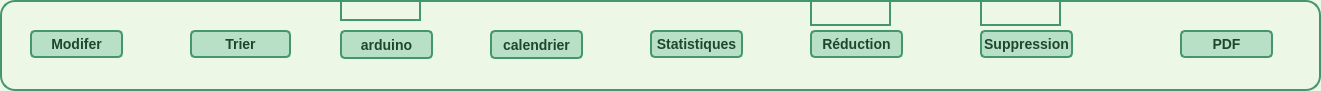
       <widget class="QFrame" name="frame_213">
        <property name="geometry">
         <rect>
          <x>200</x>
          <y>660</y>
          <width>1321</width>
          <height>91</height>
         </rect>
        </property>
        <property name="styleSheet">
         <string notr="true">background-color: #edf7e6;         /* Light green inside background */
border: 2px solid rgb(68, 150, 109); /* Green border */
border-radius: 15px;                /* Rounded corners with 15px radius */
</string>
        </property>
        <property name="frameShape">
         <enum>QFrame::Shape::StyledPanel</enum>
        </property>
        <property name="frameShadow">
         <enum>QFrame::Shadow::Raised</enum>
        </property>
        <widget class="QPushButton" name="ModifierCommande">
         <property name="geometry">
          <rect>
           <x>30</x>
           <y>30</y>
           <width>93</width>
           <height>28</height>
          </rect>
         </property>
         <property name="styleSheet">
          <string notr="true">QPushButton {
    background-color: #b8e0c7;
    color: #1f472e;
    font-family: &quot;Roboto&quot;, sans-serif;
    font-size: 14px;
    font-weight: bold; /* texte en gras */
    border-radius: 5px; /* coins arrondis */
    transition: background-color 0.3s ease, border 0.3s ease, transform 0.3s ease; /* ajoute une transition pour l'agrandissement */
}

QPushButton:hover {
    background-color: #A0D6B4;
    border: 1px solid #4CAF50;
    box-shadow: 2px 2px 5px rgba(0, 0, 0, 0.3);
    transform: scale(1.05); /* agrandit le bouton de 5% */
}



</string>
         </property>
         <property name="text">
          <string>Modifer</string>
         </property>
        </widget>
        <widget class="QPushButton" name="TrierCommande">
         <property name="geometry">
          <rect>
           <x>190</x>
           <y>30</y>
           <width>101</width>
           <height>28</height>
          </rect>
         </property>
         <property name="styleSheet">
          <string notr="true">QPushButton {
    background-color: #b8e0c7;
    color: #1f472e;
    font-family: &quot;Roboto&quot;, sans-serif;
    font-size: 14px;
    font-weight: bold; /* texte en gras */
    border-radius: 5px; /* coins arrondis */
    transition: background-color 0.3s ease, border 0.3s ease, transform 0.3s ease; /* ajoute une transition pour l'agrandissement */
}

QPushButton:hover {
    background-color: #A0D6B4;
    border: 1px solid #4CAF50;
    box-shadow: 2px 2px 5px rgba(0, 0, 0, 0.3);
    transform: scale(1.05); /* agrandit le bouton de 5% */
}



</string>
         </property>
         <property name="text">
          <string>Trier</string>
         </property>
        </widget>
        <widget class="QPushButton" name="SupprimerCommande">
         <property name="geometry">
          <rect>
           <x>980</x>
           <y>30</y>
           <width>93</width>
           <height>28</height>
          </rect>
         </property>
         <property name="styleSheet">
          <string notr="true">QPushButton {
    background-color: #b8e0c7;
    color: #1f472e;
    font-family: &quot;Roboto&quot;, sans-serif;
    font-size: 14px;
    font-weight: bold; /* texte en gras */
    border-radius: 5px; /* coins arrondis */
    transition: background-color 0.3s ease, border 0.3s ease, transform 0.3s ease; /* ajoute une transition pour l'agrandissement */
}

QPushButton:hover {
    background-color: #A0D6B4;
    border: 1px solid #4CAF50;
    box-shadow: 2px 2px 5px rgba(0, 0, 0, 0.3);
    transform: scale(1.05); /* agrandit le bouton de 5% */
}




</string>
         </property>
         <property name="text">
          <string>Suppression</string>
         </property>
        </widget>
        <widget class="QPushButton" name="pdfCommande">
         <property name="geometry">
          <rect>
           <x>1180</x>
           <y>30</y>
           <width>93</width>
           <height>28</height>
          </rect>
         </property>
         <property name="styleSheet">
          <string notr="true">QPushButton {
    background-color: #b8e0c7;
    color: #1f472e;
    font-family: &quot;Roboto&quot;, sans-serif;
    font-size: 14px;
    font-weight: bold; /* texte en gras */
    border-radius: 5px; /* coins arrondis */
    transition: background-color 0.3s ease, border 0.3s ease, transform 0.3s ease; /* ajoute une transition pour l'agrandissement */
}

QPushButton:hover {
    background-color: #A0D6B4;
    border: 1px solid #4CAF50;
    box-shadow: 2px 2px 5px rgba(0, 0, 0, 0.3);
    transform: scale(1.05); /* agrandit le bouton de 5% */
}



</string>
         </property>
         <property name="text">
          <string>PDF</string>
         </property>
        </widget>
        <widget class="QPushButton" name="calculerReductionCommande">
         <property name="geometry">
          <rect>
           <x>810</x>
           <y>30</y>
           <width>93</width>
           <height>28</height>
          </rect>
         </property>
         <property name="styleSheet">
          <string notr="true">QPushButton {
    background-color: #b8e0c7;
    color: #1f472e;
    font-family: &quot;Roboto&quot;, sans-serif;
    font-size: 14px;
    font-weight: bold; /* texte en gras */
    border-radius: 5px; /* coins arrondis */
    transition: background-color 0.3s ease, border 0.3s ease, transform 0.3s ease; /* ajoute une transition pour l'agrandissement */
}

QPushButton:hover {
    background-color: #A0D6B4;
    border: 1px solid #4CAF50;
    box-shadow: 2px 2px 5px rgba(0, 0, 0, 0.3);
    transform: scale(1.05); /* agrandit le bouton de 5% */
}



</string>
         </property>
         <property name="text">
          <string>Réduction</string>
         </property>
        </widget>
        <widget class="QLineEdit" name="suppCommande">
         <property name="geometry">
          <rect>
           <x>980</x>
           <y>0</y>
           <width>81</width>
           <height>26</height>
          </rect>
         </property>
         <property name="text">
          <string/>
         </property>
        </widget>
        <widget class="QPushButton" name="statistiqueCommande">
         <property name="geometry">
          <rect>
           <x>650</x>
           <y>30</y>
           <width>93</width>
           <height>28</height>
          </rect>
         </property>
         <property name="styleSheet">
          <string notr="true">QPushButton {
    background-color: #b8e0c7;
    color: #1f472e;
    font-family: &quot;Roboto&quot;, sans-serif;
    font-size: 14px;
    font-weight: bold; /* texte en gras */
    border-radius: 5px; /* coins arrondis */
    transition: background-color 0.3s ease, border 0.3s ease, transform 0.3s ease; /* ajoute une transition pour l'agrandissement */
}

QPushButton:hover {
    background-color: #A0D6B4;
    border: 1px solid #4CAF50;
    box-shadow: 2px 2px 5px rgba(0, 0, 0, 0.3);
    transform: scale(1.05); /* agrandit le bouton de 5% */
}



</string>
         </property>
         <property name="text">
          <string>Statistiques</string>
         </property>
        </widget>
        <widget class="QLineEdit" name="idReduction">
         <property name="geometry">
          <rect>
           <x>810</x>
           <y>0</y>
           <width>81</width>
           <height>26</height>
          </rect>
         </property>
        </widget>
        <widget class="QPushButton" name="calendrierCommande">
         <property name="geometry">
          <rect>
           <x>490</x>
           <y>30</y>
           <width>93</width>
           <height>29</height>
          </rect>
         </property>
         <property name="styleSheet">
          <string notr="true">QPushButton {
    background-color: #b8e0c7;
    color: #1f472e;
    font-family: &quot;Roboto&quot;, sans-serif;
    font-size: 14px;
    font-weight: bold; /* texte en gras */
    border-radius: 5px; /* coins arrondis */
    transition: background-color 0.3s ease, border 0.3s ease, transform 0.3s ease; /* ajoute une transition pour l'agrandissement */
}

QPushButton:hover {
    background-color: #A0D6B4;
    border: 1px solid #4CAF50;
    box-shadow: 2px 2px 5px rgba(0, 0, 0, 0.3);
    transform: scale(1.05); /* agrandit le bouton de 5% */
}



</string>
         </property>
         <property name="text">
          <string>calendrier</string>
         </property>
        </widget>
        <widget class="QLineEdit" name="arduinoCommande_2">
         <property name="geometry">
          <rect>
           <x>340</x>
           <y>0</y>
           <width>81</width>
           <height>21</height>
          </rect>
         </property>
        </widget>
        <widget class="QPushButton" name="arduinoCommande">
         <property name="geometry">
          <rect>
           <x>340</x>
           <y>30</y>
           <width>93</width>
           <height>29</height>
          </rect>
         </property>
         <property name="styleSheet">
          <string notr="true">QPushButton {
    background-color: #b8e0c7;
    color: #1f472e;
    font-family: &quot;Roboto&quot;, sans-serif;
    font-size: 14px;
    font-weight: bold; /* texte en gras */
    border-radius: 5px; /* coins arrondis */
    transition: background-color 0.3s ease, border 0.3s ease, transform 0.3s ease; /* ajoute une transition pour l'agrandissement */
}

QPushButton:hover {
    background-color: #A0D6B4;
    border: 1px solid #4CAF50;
    box-shadow: 2px 2px 5px rgba(0, 0, 0, 0.3);
    transform: scale(1.05); /* agrandit le bouton de 5% */
}



</string>
         </property>
         <property name="text">
          <string>arduino</string>
         </property>
        </widget>
       </widget>
